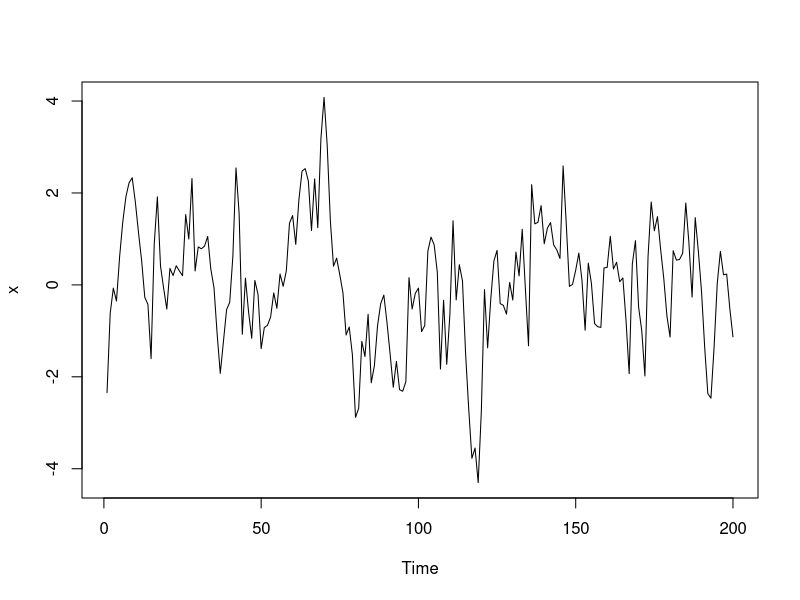

Recreate this plot in R.
## ---- chunk 1
set.seed(123)

x <- arima.sim(
  model = list(ar = 0.8),
  n = 200
)

plot(x)
